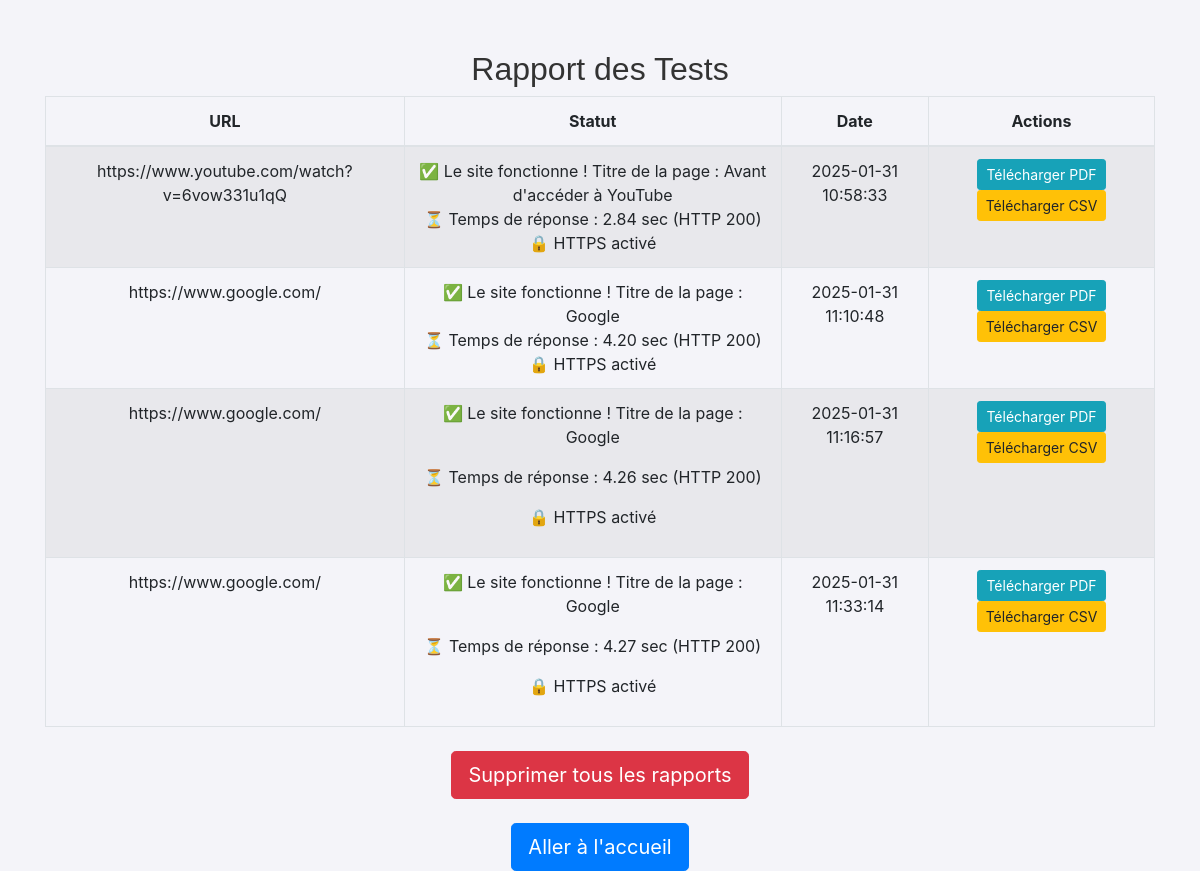
/report (signed in), run on the app's committed database.
### app.py (models this page shows)
class TestResult(db.Model):
    id = db.Column(db.Integer, primary_key=True)
    url = db.Column(db.String(500), nullable=False)
    status = db.Column(db.Text, nullable=False)
    timestamp = db.Column(db.String(100), default=time.strftime('%Y-%m-%d %H:%M:%S'))

### app.py (the view)
@app.route('/report')
@login_required
def report():
    results = TestResult.query.all()
    if results:
        return render_template('report.html', results=results)
    else:
        flash("Aucun rapport trouvé.", "warning")
        return render_template('report.html', results=None)

### app.py (called while the page is built)
@login_manager.user_loader
def load_user(user_id):
    return User.query.get(int(user_id))

### templates/report.html (shortened to what this page needs)
<!DOCTYPE html>
<html lang="fr">
<head>
    <link href="https://stackpath.bootstrapcdn.com/bootstrap/4.5.2/css/bootstrap.min.css" rel="stylesheet">
    <link href="{{ url_for('static', filename='styles.css') }}" rel="stylesheet">
</head>
<body>
<div class="container table-container">
    <h2 class="text-center">Rapport des Tests</h2>
    {% if results %}
        <table class="table table-bordered table-striped">
            <thead>
                <tr>
                    <th>URL</th>
                    <th>Statut</th>
                    <th>Date</th>
                    <th>Actions</th>
                </tr>
            </thead>
            <tbody>
                {% for result in results %}
                <tr>
                    <td>{{ result.url }}</td>
                    <td>{{ result.status | safe }}</td>
                    <td>{{ result.timestamp }}</td>
                    <td>
                        <a href="{{ url_for('download_pdf') }}" class="btn btn-info btn-sm">Télécharger PDF</a>
                        <a href="{{ url_for('download_csv') }}" class="btn btn-warning btn-sm">Télécharger CSV</a>
                    </td>
                </tr>
                {% endfor %}
            </tbody>
        </table>
    {% else %}
        <div class="alert alert-warning" role="alert">
            Aucun rapport trouvé.
        </div>
    {% endif %}
    <div class="text-center mt-4">
        <form method="POST" action="/clear_reports">
            <button type="submit" class="btn btn-danger btn-lg">Supprimer tous les rapports</button>
        </form>
    </div>
    <div class="text-center mt-4">
        <a href="{{ url_for('home') }}" class="btn btn-primary btn-lg">Aller à l'accueil</a>
    </div>
</div>
</body>
</html>

### static/styles.css (style rules this page uses)
body { background-color: #f4f4f9; }
h2 { font-family: 'Arial', sans-serif; color: #333; }

### templates/report.html (style rules this page uses)
.table-container { margin-top: 50px; }
.table th, .table td { text-align: center; }

### data on the page
TestResult: url "https://www.youtube.com/watch?v=6vow331u1qQ", status "✅ Le site fonctionne ! Titre de la page : Avant d'accéder à YouTube ⏳ Temps de réponse : 2.84 sec (HTTP 200) 🔒 HTTPS activé", timestamp "2025-01-31 10:58:33"
TestResult: url "https://www.google.com/", status "✅ Le site fonctionne ! Titre de la page : Google ⏳ Temps de réponse : 4.20 sec (HTTP 200) 🔒 HTTPS activé", timestamp "2025-01-31 11:10:48"
TestResult: url "https://www.google.com/", status "✅ Le site fonctionne ! Titre de la page : Google ⏳ Temps de réponse : 4.26 sec (HTTP 200) 🔒 HTTPS activé", timestamp "2025-01-31 11:16:57"
TestResult: url "https://www.google.com/", status "✅ Le site fonctionne ! Titre de la page : Google ⏳ Temps de réponse : 4.27 sec (HTTP 200) 🔒 HTTPS activé", timestamp "2025-01-31 11:33:14"
